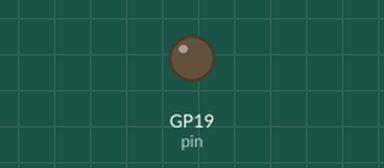
This program was run on a simulated Raspberry Pi Pico running CircuitPython. Parts: output pins drawn as LEDs (lit = HIGH). What the program prints to the serial console is not drawn. At 15.0 s the program ends and the board releases its pins; the recording ends there.

Above: at 0.1 s.
At 5.1 s:
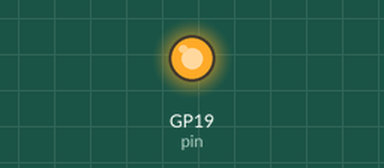
Timing chart, 0 to 6.6 s (numbered marks = the images above):
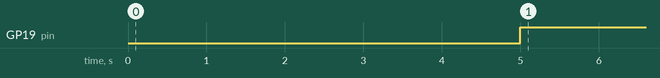

Measured:
- by itself, GP19 (pin): LOW → HIGH at 5.0 s

The program:

uart_sigfox.py
```python
import time
import board
import busio
import digitalio
import binascii

pin = digitalio.DigitalInOut(board.GP19)
pin.direction = digitalio.Direction.OUTPUT

uart = busio.UART(tx=board.GP4, rx=board.GP5, baudrate=19200)
data = [2, 0x10, 0x20]

pin.value = False
time.sleep(5.0)
pin.value = True

uart.write(bytes(data))
time.sleep(10)
uart.write(bytes(data))
print("Done")
```
